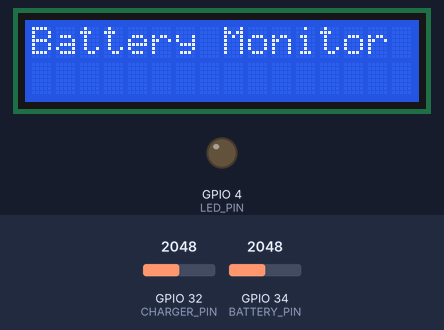
Recording of a sketch running on a simulated ESP32. Shown: 16×2 character LCD, output pins drawn as LEDs (lit = HIGH). Inputs (shaded band) come from the test bench; at power-on: GPIO 32 (CHARGER_PIN) = 2048, GPIO 34 (BATTERY_PIN) = 2048. What the sketch prints to the serial monitor is not drawn.

Above: at 0.1 s.
At 2.2 s:
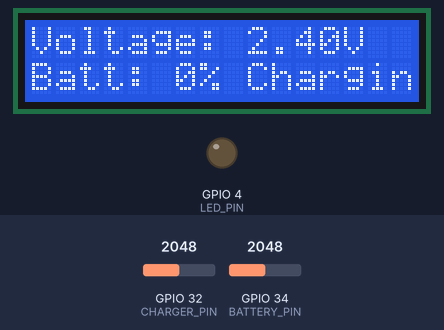

The sketch:

Car_code_for_status.ino
```cpp
#include <Wire.h>
#include <LiquidCrystal_PCF8574.h>

#define BATTERY_PIN 34   // ADC GPIO34 for battery voltage
#define CHARGER_PIN 32   // ADC GPIO32 for charging detection
#define LED_PIN 4        // GPIO4 for LED indicator

#define SDA_PIN 21       // I2C SDA
#define SCL_PIN 22       // I2C SCL

// Battery Voltage Levels
#define MAX_BATTERY_VOLTAGE 4.2  // Fully charged (1.4V per cell)
#define MIN_BATTERY_VOLTAGE 3.0  // Low battery (1.0V per cell)

// Voltage Divider Resistor Values
#define R1 100.0  // 100kΩ
#define R2 220.0  // 220kΩ

// Charging Detection Resistor Values
#define R3 15000.0  // 15kΩ
#define R4 3000.0   // 3kΩ

LiquidCrystal_PCF8574 lcd(0x27);  // I2C LCD address

void setup() {
    Serial.begin(115200);
    pinMode(LED_PIN, OUTPUT);
    digitalWrite(LED_PIN, LOW);  // Turn off LED initially

    Wire.begin(SDA_PIN, SCL_PIN);
    lcd.begin(16, 2);
    lcd.setBacklight(HIGH);  // LCD backlight ON

    lcd.setCursor(0, 0);
    lcd.print("Battery Monitor");
    delay(2000);
}

void loop() {
    float batteryVoltage = readBatteryVoltage();
    int batteryPercentage = calculateBatteryPercentage(batteryVoltage);
    bool charging = isCharging();

    lcd.clear();
    lcd.setCursor(0, 0);
    lcd.print("Voltage: ");
    lcd.print(batteryVoltage, 2);  // 2 decimal places
    lcd.print("V");

    lcd.setCursor(0, 1);
    lcd.print("Batt: ");
    lcd.print(batteryPercentage);
    lcd.print("% ");

    // if (charging) {
    //     lcd.print("CHARGING");
    //     digitalWrite(LED_PIN, HIGH);
    // } else {
    //     lcd.print("NOT");
    //     digitalWrite(LED_PIN, LOW);
    // }

    Serial.print("Voltage: ");
    Serial.print(batteryVoltage);
    Serial.print("V, Battery: ");
    Serial.print(batteryPercentage);
    Serial.println("%");

    Serial.println(charging ? "Charging" : "Not Charging");
lcd.print(charging ? "Charging" : "Not Charging");
    delay(10000);
}

// Function to read battery voltage
float readBatteryVoltage() {
    int rawValue = analogRead(BATTERY_PIN);
    // Serial.println(rawValue);
    float voltage = (rawValue / 4095.0) * 3.3;  // Convert ADC reading to ESP32 voltage
    float batteryVoltage = voltage * ((R1 + R2) / R2);  // Apply voltage divider correction
    return batteryVoltage;
}

// Function to calculate battery percentage
int calculateBatteryPercentage(float voltage) {
    if (voltage >= MAX_BATTERY_VOLTAGE) return 100;
    if (voltage <= MIN_BATTERY_VOLTAGE) return 0;

    return (int)(((voltage - MIN_BATTERY_VOLTAGE) /
                 (MAX_BATTERY_VOLTAGE - MIN_BATTERY_VOLTAGE)) * 100);
}

// Function to check if charger is connected
bool isCharging() {
    int rawADC = analogRead(CHARGER_PIN);
    Serial.println(analogRead(CHARGER_PIN));
    float chargerVoltage = (rawADC / 4095.0) * 3.3;  // Convert ADC to voltage

    // Apply voltage divider correction
    float actualChargerVoltage = chargerVoltage * ((R3 + R4) / R4);

    return actualChargerVoltage > readBatteryVoltage();  // Charging if charger voltage > battery voltage
}
```
